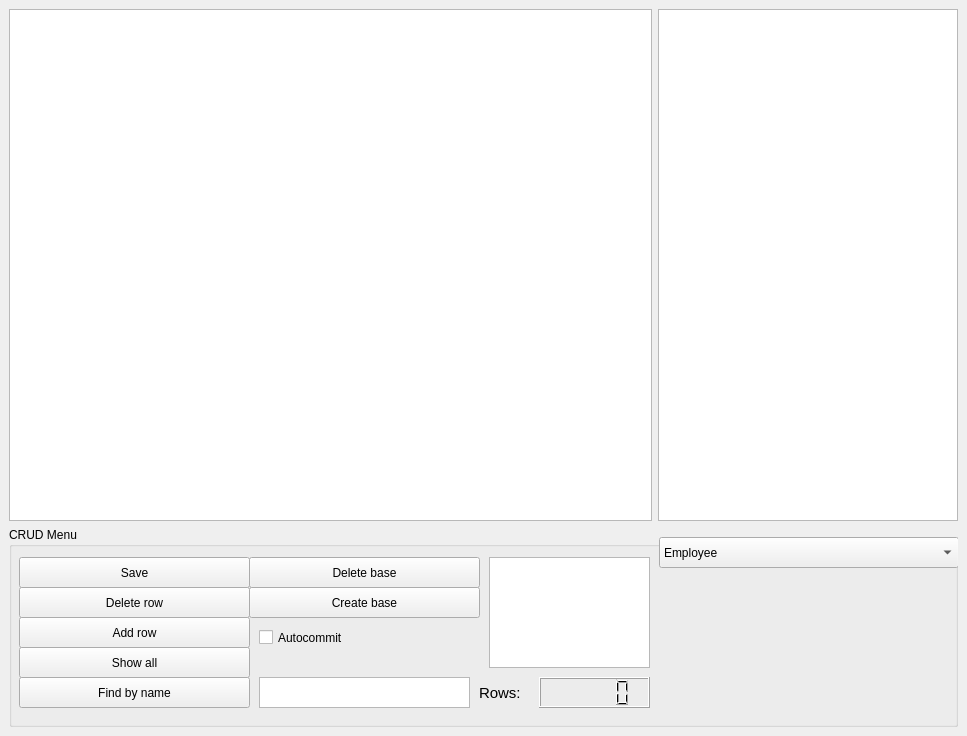
<?xml version="1.0" encoding="UTF-8"?>
<ui version="4.0">
 <class>MainWindow</class>
 <widget class="QMainWindow" name="MainWindow">
  <property name="geometry">
   <rect>
    <x>0</x>
    <y>0</y>
    <width>967</width>
    <height>736</height>
   </rect>
  </property>
  <property name="windowTitle">
   <string>MainWindow</string>
  </property>
  <widget class="QWidget" name="centralwidget">
   <layout class="QVBoxLayout" name="verticalLayout">
    <item>
     <layout class="QHBoxLayout" name="horizontalLayout">
      <item>
       <widget class="QTableView" name="mainTableView">
        <property name="sizePolicy">
         <sizepolicy hsizetype="Expanding" vsizetype="Expanding">
          <horstretch>0</horstretch>
          <verstretch>0</verstretch>
         </sizepolicy>
        </property>
       </widget>
      </item>
      <item>
       <widget class="QTableView" name="secondaryTableView">
        <property name="sizePolicy">
         <sizepolicy hsizetype="Expanding" vsizetype="Expanding">
          <horstretch>0</horstretch>
          <verstretch>0</verstretch>
         </sizepolicy>
        </property>
        <property name="minimumSize">
         <size>
          <width>0</width>
          <height>0</height>
         </size>
        </property>
        <property name="maximumSize">
         <size>
          <width>300</width>
          <height>16777215</height>
         </size>
        </property>
       </widget>
      </item>
     </layout>
    </item>
    <item>
     <layout class="QHBoxLayout" name="horizontalLayout_2">
      <item>
       <widget class="QGroupBox" name="groupBox">
        <property name="sizePolicy">
         <sizepolicy hsizetype="Preferred" vsizetype="Fixed">
          <horstretch>0</horstretch>
          <verstretch>0</verstretch>
         </sizepolicy>
        </property>
        <property name="minimumSize">
         <size>
          <width>0</width>
          <height>200</height>
         </size>
        </property>
        <property name="maximumSize">
         <size>
          <width>16777215</width>
          <height>300</height>
         </size>
        </property>
        <property name="title">
         <string>CRUD Menu</string>
        </property>
        <widget class="QComboBox" name="comboBox">
         <property name="geometry">
          <rect>
           <x>650</x>
           <y>10</y>
           <width>300</width>
           <height>31</height>
          </rect>
         </property>
         <property name="sizePolicy">
          <sizepolicy hsizetype="Preferred" vsizetype="Fixed">
           <horstretch>0</horstretch>
           <verstretch>0</verstretch>
          </sizepolicy>
         </property>
         <property name="minimumSize">
          <size>
           <width>300</width>
           <height>0</height>
          </size>
         </property>
         <property name="maximumSize">
          <size>
           <width>300</width>
           <height>16777215</height>
          </size>
         </property>
         <item>
          <property name="text">
           <string>Employee</string>
          </property>
         </item>
         <item>
          <property name="text">
           <string>Customer</string>
          </property>
         </item>
         <item>
          <property name="text">
           <string>Order</string>
          </property>
         </item>
        </widget>
        <widget class="QPushButton" name="savePB">
         <property name="geometry">
          <rect>
           <x>10</x>
           <y>30</y>
           <width>231</width>
           <height>31</height>
          </rect>
         </property>
         <property name="text">
          <string>Save</string>
         </property>
        </widget>
        <widget class="QPushButton" name="showAllPB">
         <property name="geometry">
          <rect>
           <x>10</x>
           <y>120</y>
           <width>231</width>
           <height>31</height>
          </rect>
         </property>
         <property name="text">
          <string>Show all</string>
         </property>
        </widget>
        <widget class="QPushButton" name="findPB">
         <property name="geometry">
          <rect>
           <x>10</x>
           <y>150</y>
           <width>231</width>
           <height>31</height>
          </rect>
         </property>
         <property name="text">
          <string>Find by name</string>
         </property>
        </widget>
        <widget class="QPlainTextEdit" name="plainTextEdit">
         <property name="geometry">
          <rect>
           <x>250</x>
           <y>150</y>
           <width>211</width>
           <height>31</height>
          </rect>
         </property>
        </widget>
        <widget class="QPushButton" name="addRowPB">
         <property name="geometry">
          <rect>
           <x>10</x>
           <y>90</y>
           <width>231</width>
           <height>31</height>
          </rect>
         </property>
         <property name="text">
          <string>Add row</string>
         </property>
        </widget>
        <widget class="QPushButton" name="deleteRowPB">
         <property name="geometry">
          <rect>
           <x>10</x>
           <y>60</y>
           <width>231</width>
           <height>31</height>
          </rect>
         </property>
         <property name="text">
          <string>Delete row</string>
         </property>
        </widget>
        <widget class="QLCDNumber" name="lcdNumber">
         <property name="geometry">
          <rect>
           <x>530</x>
           <y>150</y>
           <width>111</width>
           <height>31</height>
          </rect>
         </property>
        </widget>
        <widget class="QLabel" name="label">
         <property name="geometry">
          <rect>
           <x>470</x>
           <y>150</y>
           <width>51</width>
           <height>31</height>
          </rect>
         </property>
         <property name="font">
          <font>
           <pointsize>11</pointsize>
          </font>
         </property>
         <property name="text">
          <string>Rows:</string>
         </property>
        </widget>
        <widget class="QPushButton" name="deleteBasePB">
         <property name="geometry">
          <rect>
           <x>240</x>
           <y>30</y>
           <width>231</width>
           <height>31</height>
          </rect>
         </property>
         <property name="text">
          <string>Delete base</string>
         </property>
        </widget>
        <widget class="QPushButton" name="createBasePB">
         <property name="geometry">
          <rect>
           <x>240</x>
           <y>60</y>
           <width>231</width>
           <height>31</height>
          </rect>
         </property>
         <property name="text">
          <string>Create base</string>
         </property>
        </widget>
        <widget class="QCheckBox" name="checkBox">
         <property name="geometry">
          <rect>
           <x>250</x>
           <y>100</y>
           <width>221</width>
           <height>21</height>
          </rect>
         </property>
         <property name="text">
          <string>Autocommit</string>
         </property>
        </widget>
        <widget class="QPlainTextEdit" name="plainTextEditConsole">
         <property name="geometry">
          <rect>
           <x>480</x>
           <y>30</y>
           <width>161</width>
           <height>111</height>
          </rect>
         </property>
        </widget>
       </widget>
      </item>
     </layout>
    </item>
   </layout>
  </widget>
 </widget>
 <resources/>
 <connections/>
</ui>
